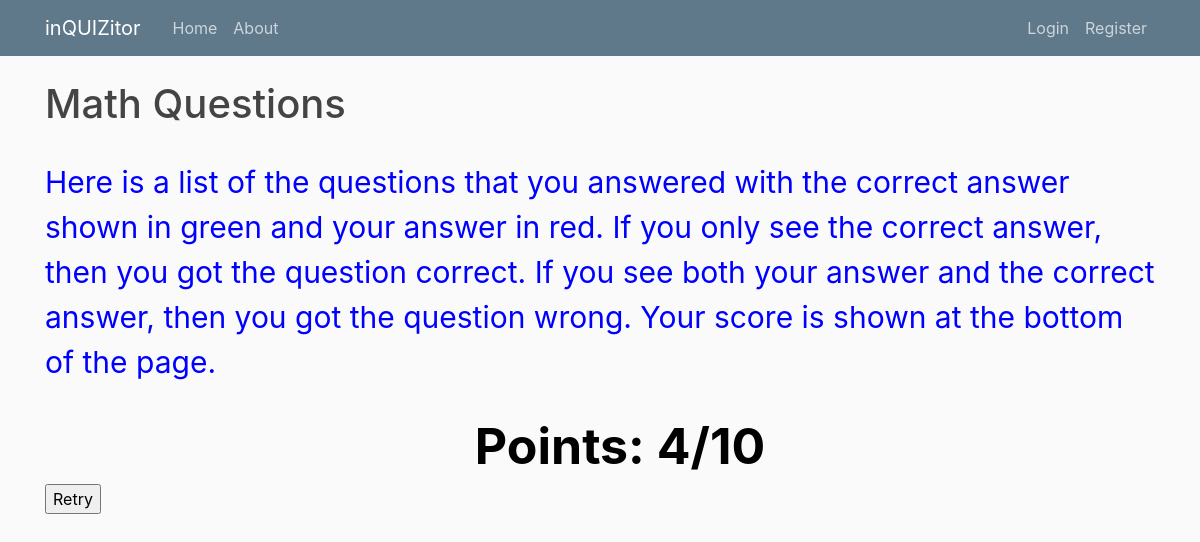
/polls/1/results/, run on an earlier commit of the app's database.
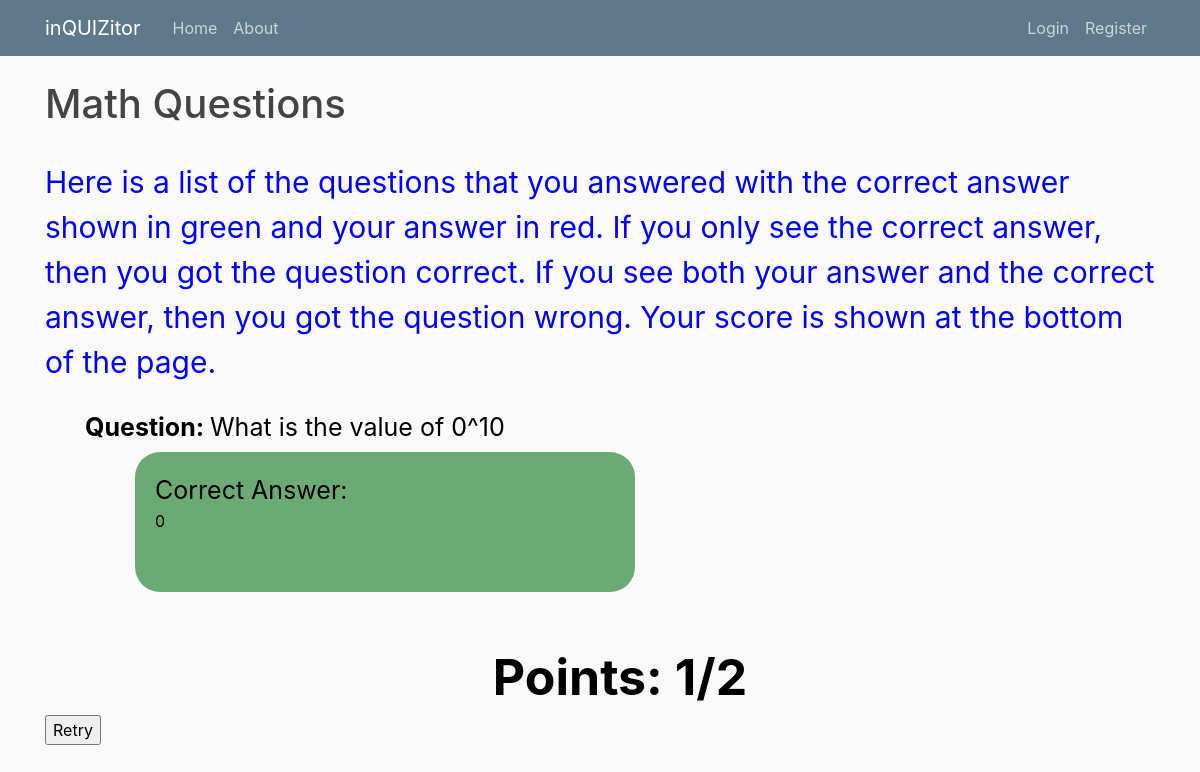
And on a later commit of the database.
### polls/models.py (models this page shows, shortened)
class Counter(models.Model):
    counter = models.IntegerField(default=0, null=True)
    def __str__(self):
        return str(self.counter)

class Choice(models.Model):
    question = models.ForeignKey(Answer, on_delete=models.CASCADE)
    choice_text = models.CharField(max_length=200)

class Question(models.Model):
    objects = RandomManager()
    subject = models.ForeignKey(Subject, on_delete=models.CASCADE)
    question_text = models.CharField(max_length=200)
    answers = models.CharField(max_length=200)

### polls/views.py (the view)
# urls.py: path('<int:pk>/results/', views.ResultsView.as_view(), name='results'),
class ResultsView(generic.DetailView):
    model = Subject
    template_name = 'polls/results.html'
    def get_context_data(self, *args, **kwargs):
        context = super().get_context_data(**kwargs)
        context['counter'] = Counter.objects.get(pk=1)
        context['choice'] = Choice.objects.all()
        context['question'] = Question.objects.get(pk=self.kwargs['pk'])
        return context
    '''def form_valid(self, form, *args, **kwargs):
        # This method is called when valid form data has been POSTed.
        # It should return an HttpResponse.
        form=NameForm(self.request.GET)
        print(self.request.GET)

        if 'retry' in self.request.GET:
            return HttpResponseRedirect(reverse('polls:detail', args=(self.kwargs['pk'],)))

        return super().form_valid(form)'''

### polls/templates/polls/results.html (shortened to what this page needs)
{% extends "polls/base.html" %}
{% block content %}
<!DOCTYPE html>
<html lang="en">
<head>
    {% load static %}
    <link rel="stylesheet" href="{% static 'results.css'%}" />
</head>
<body>
    <h1>{{ subject.subject_text }}</h1>
    <br>
    <p class="result-instructions">Here is a list of the questions that you answered with the correct answer shown in green and your answer in red. If you only see
    the correct answer, then you got the question correct. If you see both your answer and the correct answer, then you got the question
    wrong. Your score is shown at the bottom of the page.
    </p>
    <br>
<ul>
    {% for question in subject.question_set.all %}
        {% for answer in question.answer_set.all %}
            {% for choice in answer.choice_set.all %}
            {% if choice.choice_text == question.answers %}
            <div>
                <div> <p id="question"><b> Question: </b>{{ question.question_text }} </p> </div>
                <div id="answers">
                <div id ="correct"><p>Correct Answer:</p> {{ question.answers }}</div></div>
                <br><br></div>
            {% else %}
            <div>
                <div> <p id="question"><b> Question: </b>{{ question.question_text }} </p> </div>
                <div id="answers"> <div id="youranswer"><p>Your Answer:</p> {{ choice.choice_text }} </div>
                <div id="correct"><p>Correct Answer:</p> {{ question.answers }}</div></div>
                <br><br></div>
            {% endif %}
            {% endfor %}
        {% endfor %}
    {% endfor %}
    <p class="points"> Points: {{ counter }}/{{ choice.count }} </p>
</ul>
<form method="GET" action="{% url 'polls:detail' subject.id question.id %}">
    <input type="submit" name="retry" value="Retry">
</form>
</body>
</html>
{% endblock %}

What changed in the data, as far as the page shows it:
now on this page (row unchanged): Question: question_text "What is the value of 0^10", answers "0"
changed Counter: counter "4" → "1"
Also different on the page:
{{ choice.count }}: "10" → "2"
